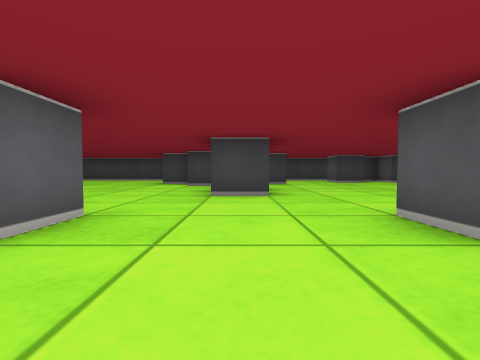
view 1 (above)

24 first-person views from a walk through a cub3D maze. The camera is about half as high as the walls, tilts 2° down and sees 85° across. The floor is counted in squares. Each view is taken from the middle of a square. On the plan, view 1 faces up. The plan holds only what a view shows up to about 9 squares ahead; the rest is blank.

view 2
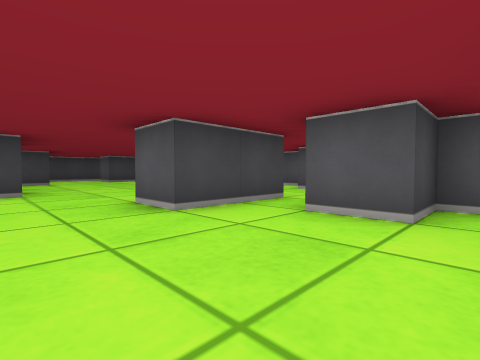

view 3
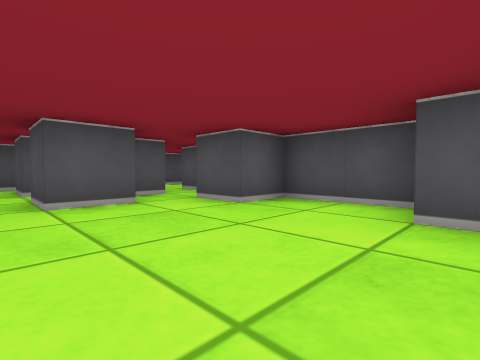

view 4
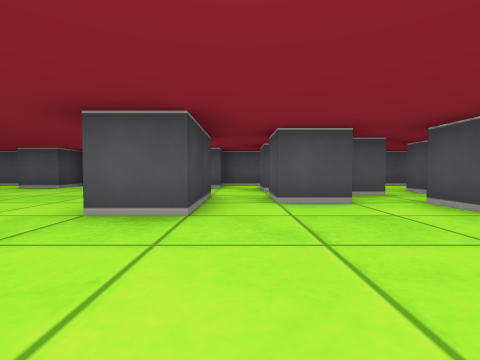

view 5
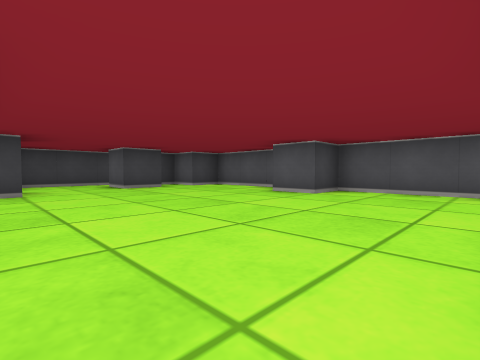

view 6
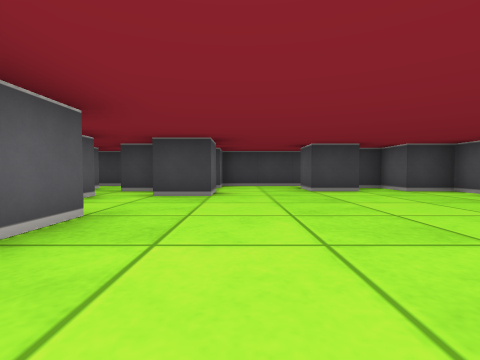

view 7
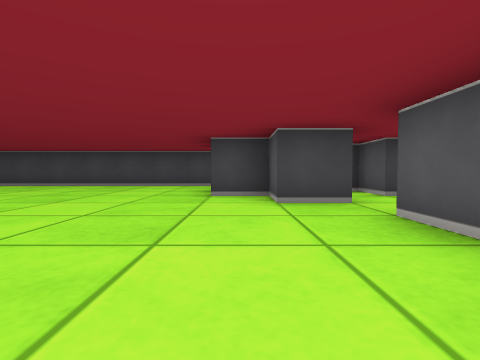

view 8
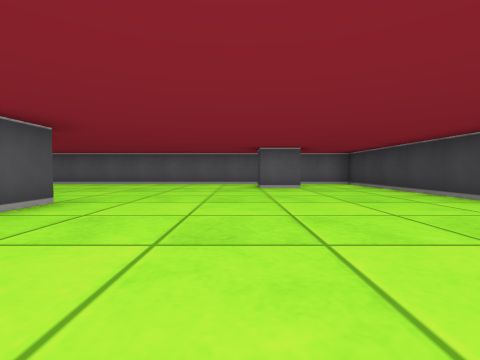

view 9
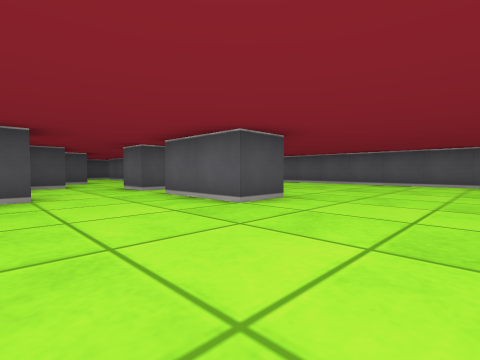

view 10
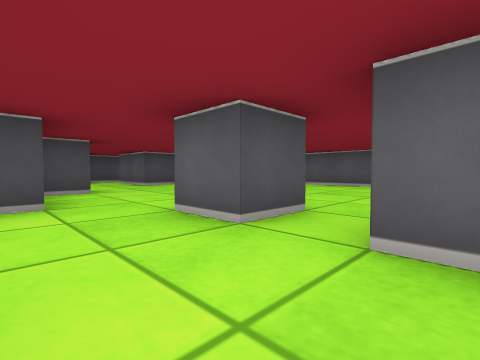

view 11
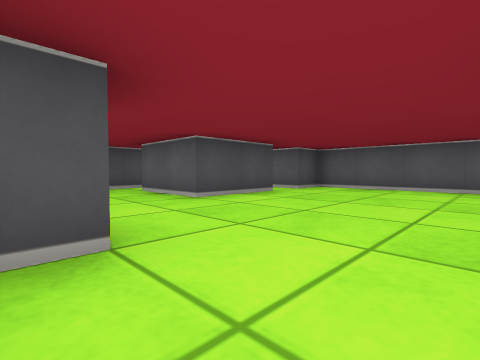

view 12
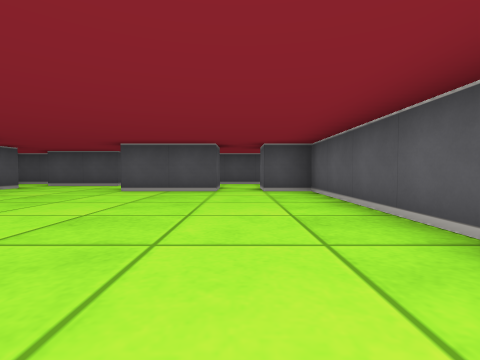

view 13
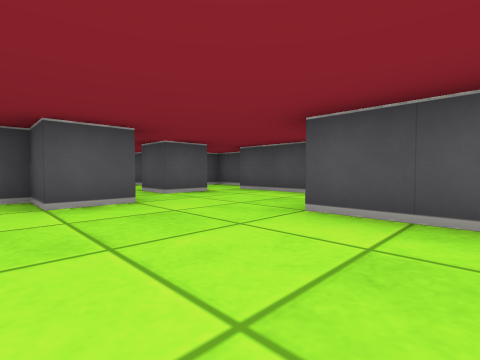

view 14
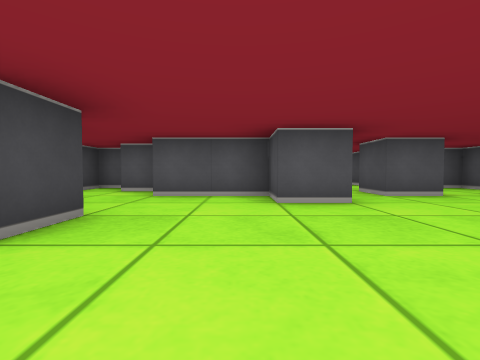

view 15
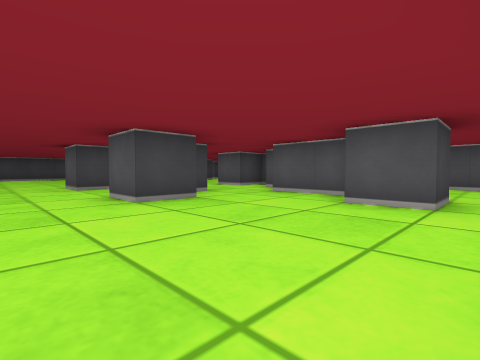

view 16
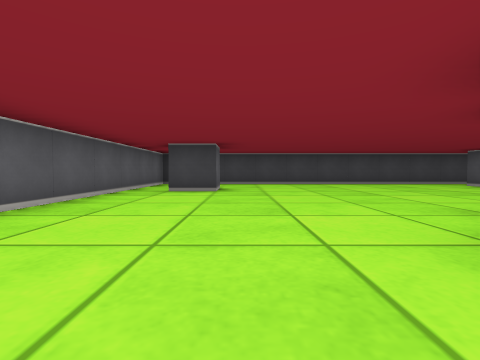

view 17
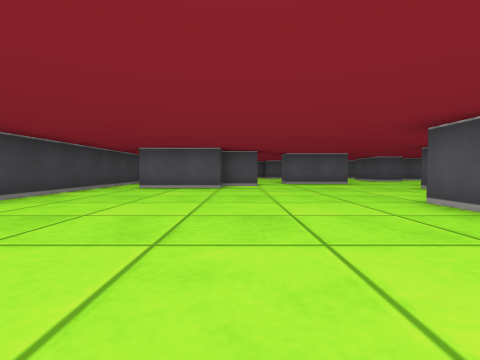

view 18
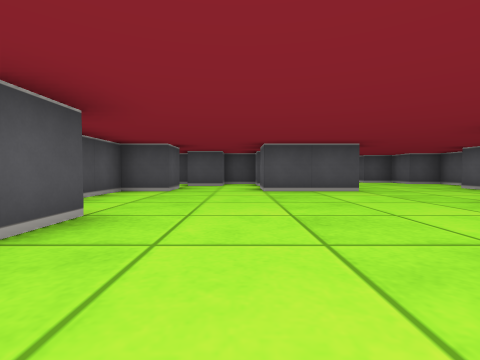

view 19
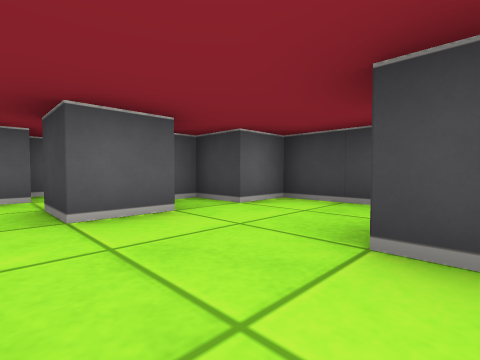

view 20
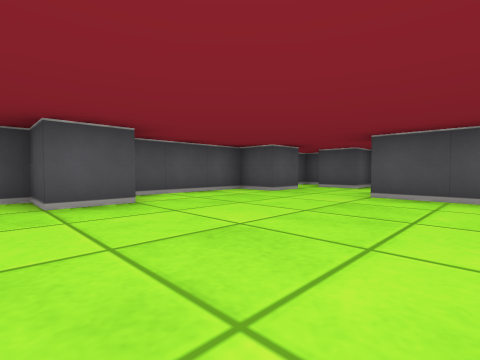

view 21
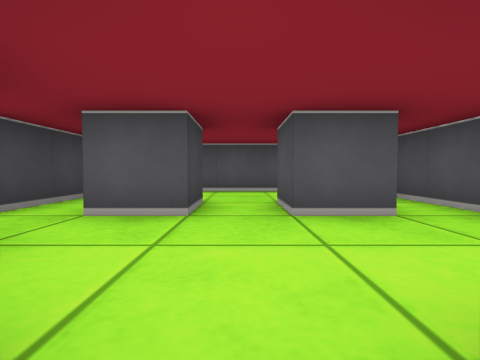

view 22
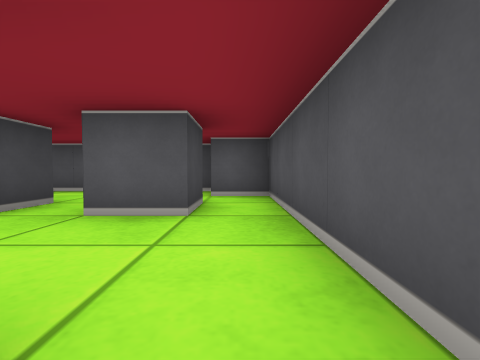

view 23
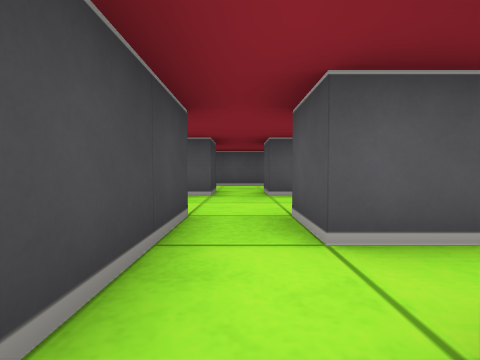

view 24
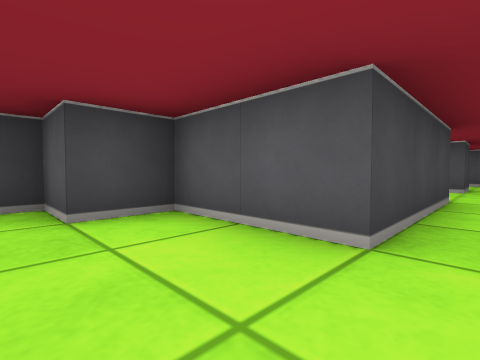

### Floor plan
Key: @ floor where view 1 was taken; # wall or solid block; . floor.
Columns run from 12 left of view 1 to 7 right of it. Each row starts with its distance up from view 1.
 12 ##################
 11 #............#...##
 10 #.........#.##..####
  9 #.#.......##.#.....#
  8 #..........#.......#
  7 #..................#
  6 #...........#.....##
  5 #.....#.....#......#
  4 #....##............#
  3 #........##........#
  2 #.....#...#...##..##
  1 #....##..##........#
  0 #.......###.@..###.#
 -1 #.......#.##....####
 -2 #......##..#..#....#
 -3 #..........####.#..#
 -4 ##.##...#..........#
 -5   . #....  #.#..#..#
 -6   . ..##..#  .....##
 -7  ##########   #####

Positions as (right, up) in squares from view 1, and headings:
1: (0, 0), facing up
2: (0, -1), facing up-right
3: (-1, 1), facing down-right
4: (-1, 1), facing right
5: (1, 3), facing up-right
6: (2, 4), facing up
7: (-2, 4), facing up
8: (-3, 8), facing left
9: (-3, 8), facing down-left
10: (-4, 4), facing down-left
11: (-5, 0), facing down-left
12: (-10, 2), facing down
13: (-9, -1), facing down-right
14: (-9, -1), facing right
15: (-9, -3), facing up-right
16: (-9, 3), facing up
17: (-9, 8), facing right
18: (4, 8), facing down
19: (4, 8), facing up-left
20: (2, 7), facing down-right
21: (1, -4), facing right
22: (1, -6), facing right
23: (-1, -4), facing right
24: (-3, -4), facing up-right
